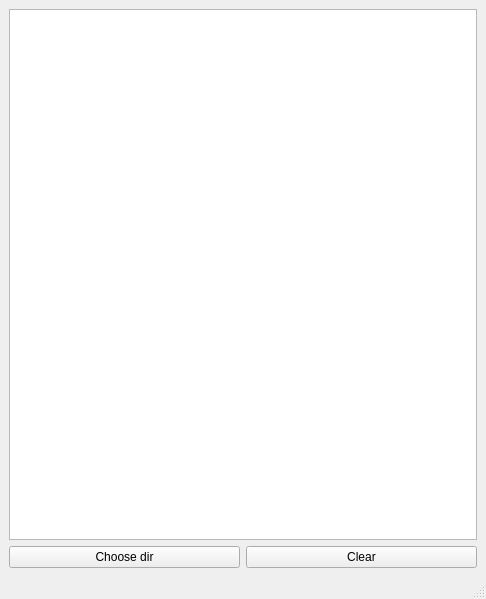
<?xml version="1.0" encoding="UTF-8"?>
<ui version="4.0">
 <class>MainWindow</class>
 <widget class="QMainWindow" name="MainWindow">
  <property name="geometry">
   <rect>
    <x>0</x>
    <y>0</y>
    <width>486</width>
    <height>599</height>
   </rect>
  </property>
  <property name="windowTitle">
   <string>GraphTest</string>
  </property>
  <property name="windowIcon">
   <iconset resource="res/res.qrc">
    <normaloff>:/&lt;img&gt;/ico.png</normaloff>:/&lt;img&gt;/ico.png</iconset>
  </property>
  <widget class="QWidget" name="centralwidget">
   <layout class="QVBoxLayout" name="verticalLayout">
    <item>
     <widget class="QListWidget" name="lwFiles"/>
    </item>
    <item>
     <layout class="QHBoxLayout" name="horizontalLayout">
      <item>
       <widget class="QPushButton" name="pbChooseDir">
        <property name="text">
         <string>Choose dir</string>
        </property>
       </widget>
      </item>
      <item>
       <widget class="QPushButton" name="pbClear">
        <property name="text">
         <string>Clear</string>
        </property>
       </widget>
      </item>
     </layout>
    </item>
   </layout>
  </widget>
  <widget class="QStatusBar" name="statusbar"/>
 </widget>
 <resources>
  <include location="res/res.qrc"/>
 </resources>
 <connections/>
</ui>
